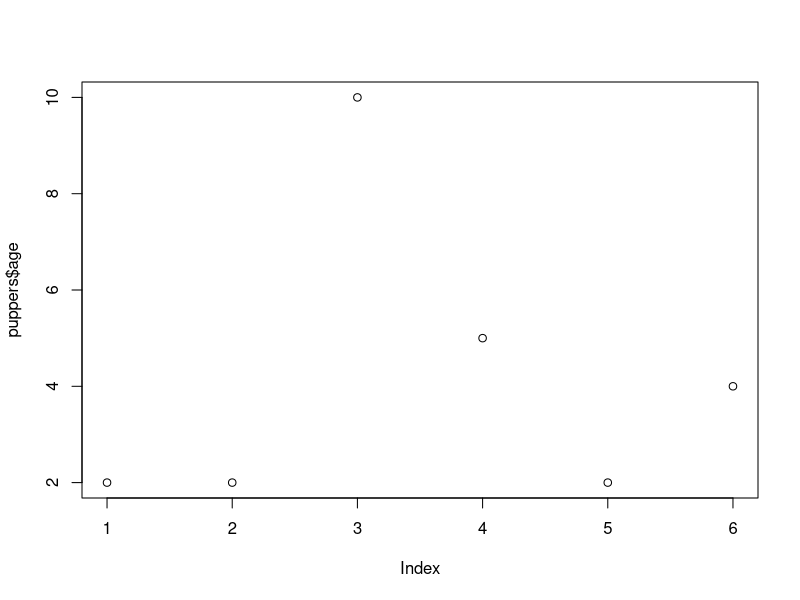
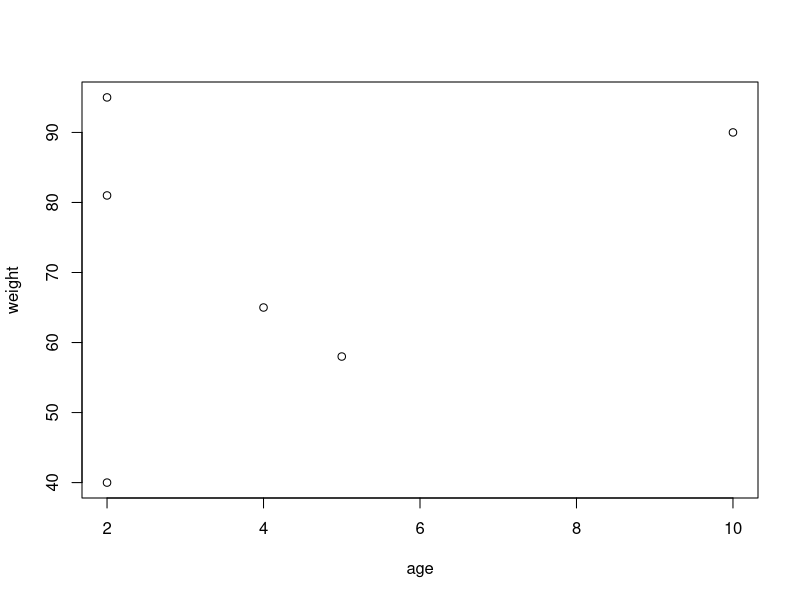
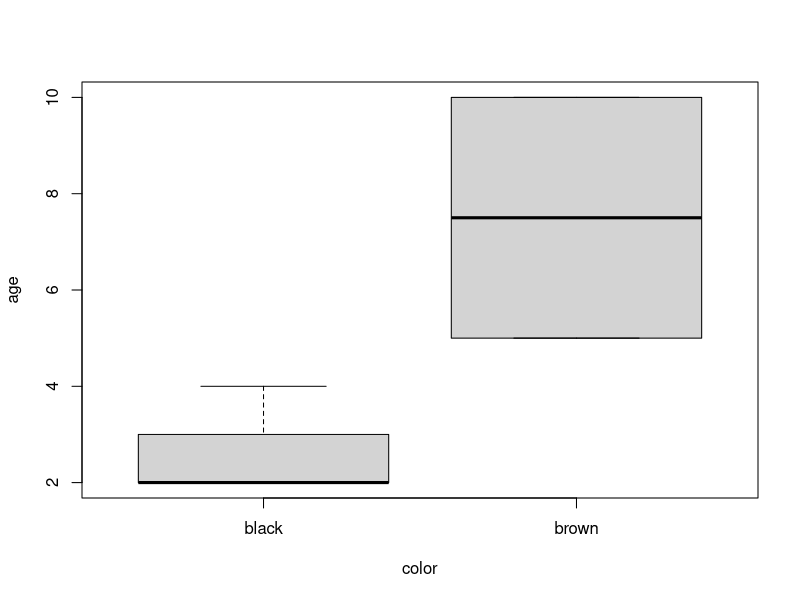
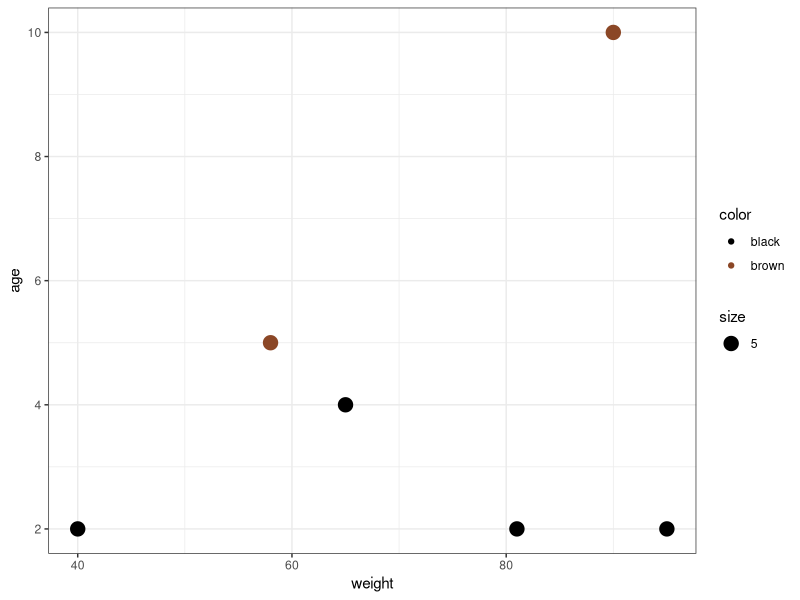

The R source for these figures, in order:
## ---- chunk 1
#arrows <- are used to assign something...= can be used too, there is a difference and idk what it is
A <- 6
#you can run code by highlighting it and hitting "run" or by hitting cntrl enter on that line
#you can also type directly into the console, or arrow up in the console to rerun the same line 

B <- 3

#you can use R like a glorified horrible calculator...but knowing this type of syntax is important for other stuff
6+3
A + B
C <- A + B

## ---- chunk 2
#Another important thing to note in R is that you are typically running a "function" on an "object" 

#functions are generally verbs, and followed by parentheses...like this:

print(A)

#objects are nouns - things like your data, a model you wrote, etc. A, B, & C are just values, but in a bit we will input a data frame. 

## ---- chunk 3
#This function prints your working directory:
getwd()

#you can specify file paths, but it's much easier to set your working directory - you can go up to "Session>Set Working Directory>source file location or wherever else you have data saved, or specify:

setwd("~/IntroR")
## ---- chunk 4
#pointing to the file

#this line will print out the data, but doesn't save it as anything
read.csv("doggies.csv", sep = ',')

#by assigning it a name, R remembers the dataset now...note that it doesn't matter what you name things - even though the file is named "doggies" I can reassign it to "puppers" and R doesn't care. 
puppers <- read.csv("doggies.csv")

#this allows you to look at the different data types
str(puppers)

## ---- chunk 5
plot(puppers$age)

plot(weight~age, data = puppers)
boxplot(age~color, data=puppers)
## ---- chunk 6
library(ggplot2)

ggplot(puppers, aes(x=weight, y=age, color=color)) +
  geom_point(aes(col=color, size=5)) + 
  theme_bw()+
  scale_color_manual(values = c("black"="black",
                                "brown"="sienna4"))
  

